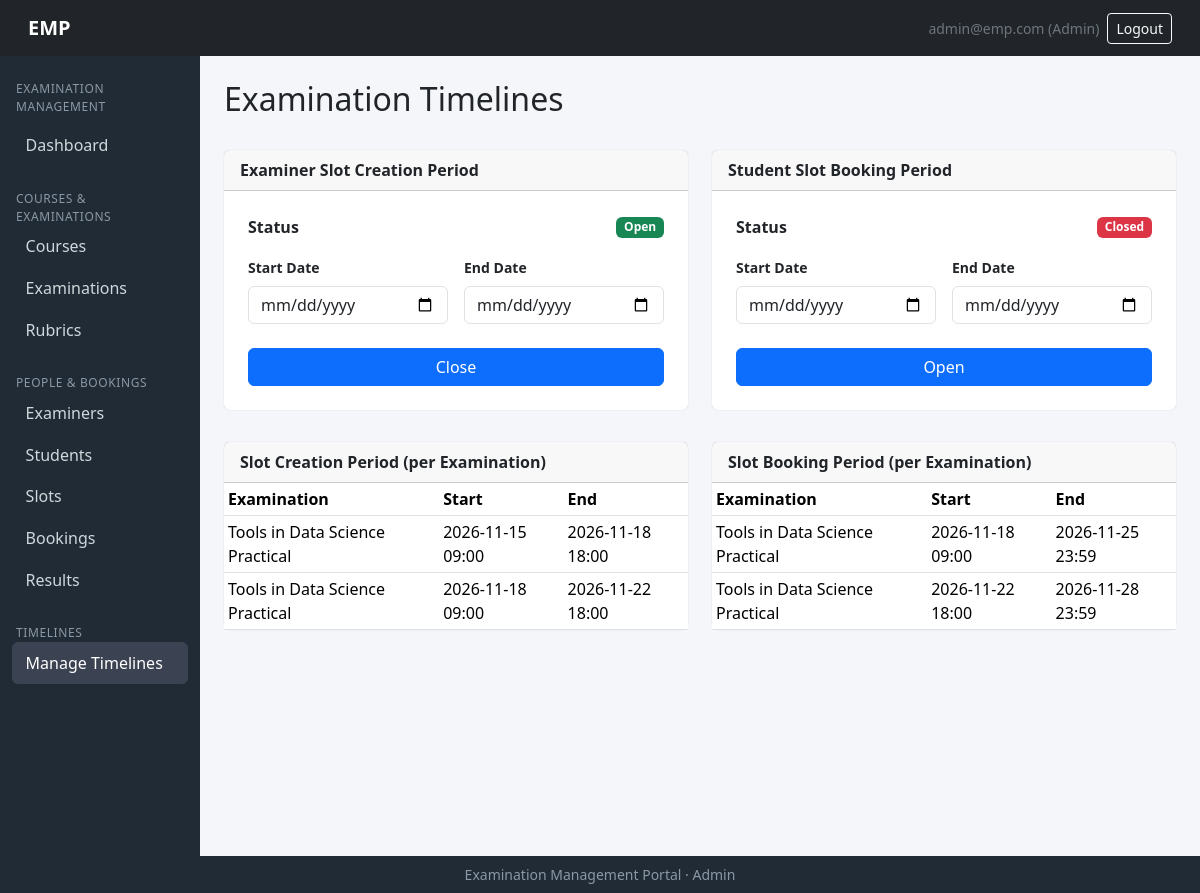
Screenshot of /admin/timelines (signed in) with the database file from the repository.
### models/models.py (models this page shows, shortened)
class User(db.Model, UserMixin):
    __tablename__ = "users"
    id = db.Column(db.Integer, primary_key=True)
    email   = db.Column(db.String(120), unique=True, nullable=False, index=True)
    password_hash = db.Column(db.String(256), nullable=False)
    role = db.Column(db.String(20), nullable=False)   # admin | examiner | student
    is_active = db.Column(db.Boolean, default=True)
    created_at= db.Column(db.DateTime, default=datetime.utcnow)
    examiner=db.relationship("Examiner", backref="user", uselist=False)
    student  = db.relationship("Student", backref="user", uselist=False)
    admin  =db.relationship("Admin", backref="user", uselist=False)

class Examination(db.Model):
    __tablename__ = "examinations"
    id   = db.Column(db.Integer, primary_key=True)
    course_id = db.Column(db.Integer, db.ForeignKey("courses.id"), nullable=False)
    name     = db.Column(db.String(150), nullable=False)
    exam_type= db.Column(db.String(30), nullable=False)   # Viva|Practical|Project Demo|Assessment
    duration = db.Column(db.Integer, nullable=False)       # in minutes ig?
    max_marks = db.Column(db.Integer, nullable=False)
    slot_creation_start = db.Column(db.DateTime)
    slot_creation_end=db.Column(db.DateTime)
    slot_booking_start  = db.Column(db.DateTime)
    slot_booking_end  = db.Column(db.DateTime)
    status = db.Column(db.String(20), default="draft")  # draft|slot_creation|booking_open|closed|completed perhaps
    rubrics = db.relationship("Rubric", backref="exam")
    slots  = db.relationship("ExaminationSlot", backref="exam")

### routes/admin_routes.py (the view)
@admin_bp.route('/timelines')
@login_required
def timelines():
    if not admin_only():
        return redirect(url_for('auth.login'))
    slot_creation_open = Examination.query.filter_by(status='slot_creation').first() is not None
    booking_open = Examination.query.filter_by(status='booking_open').first() is not None
    exams_timeline = [{
        'name': e.name,
        'slot_start': e.slot_creation_start.strftime('%Y-%m-%d %H:%M') if e.slot_creation_start else '—',
        'slot_end': e.slot_creation_end.strftime('%Y-%m-%d %H:%M') if e.slot_creation_end else '—',
        'booking_start': e.slot_booking_start.strftime('%Y-%m-%d %H:%M') if e.slot_booking_start else '—',
        'booking_end': e.slot_booking_end.strftime('%Y-%m-%d %H:%M') if e.slot_booking_end else '—'
    } for e in Examination.query.all()]
    return render_template('admin/timelines.html',
                           slot_creation_open=slot_creation_open,
                           booking_open=booking_open,
                           slot_start_date='',
                           slot_end_date='',
                           booking_start_date='',
                           booking_end_date='',
                           exams_timeline=exams_timeline)

### app.py (called while the page is built)
@login_manager.user_loader
def load_user(user_id):
    return User.query.get(int(user_id))

### routes/admin_routes.py (called while the page is built)
def admin_only():
    if current_user.role != 'admin':
        flash('Access denied.', 'danger')
        return False
    return True

### templates/admin/timelines.html (shortened to what this page needs)
{% extends "admin/base_admin.html" %}
{% import "admin/_macros.html" as macros %}
{% block content %}
<div class="d-flex justify-content-between align-items-center mb-4">
    <h2>Examination Timelines</h2>
</div>
<div class="row g-4">
    <div class="col-lg-6">
        <div class="card">
            <div class="card-header fw-semibold">Examiner Slot Creation Period</div>
            <div class="card-body p-4">
                <form method="POST" action="{{ url_for('admin.slot_creation') }}">
                    <div class="d-flex justify-content-between align-items-center mb-3">
                        <span class="fw-semibold">Status</span>
                        {% if slot_creation_open %}
                            <span class="badge bg-success">Open</span>
                        {% else %}
                            <span class="badge bg-danger">Closed</span>
                        {% endif %}
                    </div>
                    <div class="row g-3">
                        <div class="col-md-6">
                            {{ macros.form_row('Start Date', 'start_date', slot_start_date, type='date') }}
                        </div>
                        <div class="col-md-6">
                            {{ macros.form_row('End Date', 'end_date', slot_end_date, type='date') }}
                        </div>
                    </div>
                    <button type="submit" class="btn btn-primary w-100 mt-2">{{ 'Close' if slot_creation_open else 'Open' }}</button>
                </form>
            </div>
        </div>
    </div>
    <div class="col-lg-6">
        <div class="card">
            <div class="card-header fw-semibold">Student Slot Booking Period</div>
            <div class="card-body p-4">
                <form method="POST" action="{{ url_for('admin.booking_period') }}">
                    <div class="d-flex justify-content-between align-items-center mb-3">
                        <span class="fw-semibold">Status</span>
                        {% if booking_open %}
                        <span class="badge bg-success">Open</span>
                        {% else %}
                            <span class="badge bg-danger">Closed</span>
                        {% endif %}
                    </div>
                    <div class="row g-3">
                        <div class="col-md-6">
                            {{ macros.form_row('Start Date', 'start_date', booking_start_date, type='date') }}
                        </div>
                        <div class="col-md-6">
                            {{ macros.form_row('End Date', 'end_date', booking_end_date, type='date') }}
                        </div>
                    </div>
                    <button type="submit" class="btn btn-primary w-100 mt-2">{{ 'Close' if booking_open else 'Open' }}</button>
                </form>
            </div>
        </div>
    </div>
</div>
<div class="row g-4 mt-2">
    <div class="col-lg-6">
        <div class="card">
            <div class="card-header fw-semibold">Slot Creation Period (per Examination)</div>
            <div class="table-responsive">
                <table class="table table-sm table-hover mb-0">
                    <thead>
                        <tr>
                            <th>Examination</th>
                            <th>Start</th>
                            <th>End</th>
                        </tr>
                    </thead>
                    <tbody>
                        {% for e in exams_timeline %}
                            <tr>
                                <td>{{ e.name }}</td>
                                <td>{{ e.slot_start }}</td>
                                <td>{{ e.slot_end }}</td>
                            </tr>
                        {% else %}
                            <tr><td colspan="3" class="text-center text-muted py-4">No examinations.</td></tr>
                        {% endfor %}
                    </tbody>
                </table>
            </div>
        </div>
    </div>
    <div class="col-lg-6">
        <div class="card">
            <div class="card-header fw-semibold">Slot Booking Period (per Examination)</div>
            <div class="table-responsive">
                <table class="table table-sm table-hover mb-0">
                    <thead>
                        <tr>
                            <th>Examination</th>
                            <th>Start</th>
                            <th>End</th>
                        </tr>
                    </thead>
                    <tbody>
                        {% for e in exams_timeline %}
                            <tr>
                                <td>{{ e.name }}</td>
                                <td>{{ e.booking_start }}</td>
                                <td>{{ e.booking_end }}</td>
                            </tr>
                        {% else %}
                            <tr><td colspan="3" class="text-center text-muted py-4">No examinations.</td></tr>
                        {% endfor %}
                    </tbody>
                </table>
            </div>
        </div>
    </div>
</div>
{% endblock %}

### templates/base.html (shortened to what this page needs)
<!DOCTYPE html>
<html lang="en">
<head>
    <link href="https://cdn.jsdelivr.net/npm/bootstrap@5.3.3/dist/css/bootstrap.min.css" rel="stylesheet">
</head>
<body class="d-flex flex-column min-vh-100">
<nav class="navbar navbar-dark bg-dark px-3">
    <div class="container-fluid">
        <a class="navbar-brand" href="{{ url_for('auth.home') }}">EMP</a>
        <div class="d-flex align-items-center gap-2">
            {% if current_user.is_authenticated %}
                <span class="text-secondary small d-none d-sm-inline">{{ current_user.email }} ({{ current_user.role|capitalize }})</span>
                <a class="btn btn-outline-light btn-sm" href="{{ url_for('auth.logout') }}">Logout</a>
            {% endif %}
        </div>
    </div>
</nav>
<div class="container-fluid flex-grow-1">
    <div class="row">
        {% block sidebar %}
        <nav class="col-md-2 col-lg-2 sidebar d-none d-md-block py-3">
            {% block nav_links %}{% endblock %}
        </nav>
        {% endblock %}
        <main class="col-md-10 col-lg-10 p-4">
            {% block content %}{% endblock %}
        </main>
    </div>
</div>
<footer class="footer text-center py-2 mt-auto small">
    Examination Management Portal &middot; {{ current_user.role|capitalize if current_user.is_authenticated else '' }}
</footer>
</body>
</html>

### templates/base.html (style rules this page uses)
body { background:#f4f6f9; }
.navbar-brand { font-weight:700; }
.sidebar { background:#212b36; color:#cfd8dc; min-height:100vh; }
.card { border:0; box-shadow:0 0 1px rgba(0,0,0,.25); }
.footer { background:#212b36; color:#8a99a6; }

### rows the page displays
User: email "admin@emp.com", role "Admin"
Examination: name "Tools in Data Science Practical", slot_start "2026-11-15 09:00", slot_end "2026-11-18 18:00", booking_start "2026-11-18 09:00", booking_end "2026-11-25 23:59"
Examination: name "Tools in Data Science Practical", slot_start "2026-11-18 09:00", slot_end "2026-11-22 18:00", booking_start "2026-11-22 18:00", booking_end "2026-11-28 23:59"

### other values shown
{{ label }} "Start Date End Date Start Date End Date"
{{ 'Close' if slot_creation_open else 'Open' }} "Close"
{{ 'Close' if booking_open else 'Open' }} "Open"
